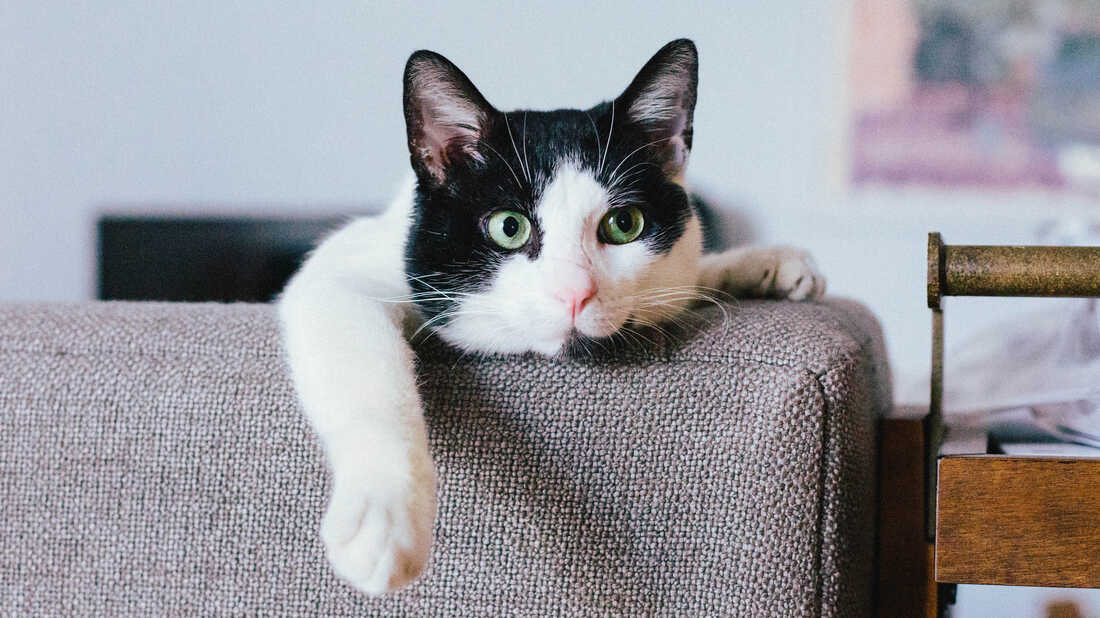
#> input picture cat.jpg, 1100 x 618 px
$ python drawings.py
#> lines starting #> are read from the running program, lines starting #| are printed output that depends on the picture
import cv2 as cv
import numpy as np

blank = np.zeros((500, 500, 3), dtype='uint8')
blank[:] = 0,255,0
cv.circle(blank, (250, 250), 40, (200, 20, 0), thickness=cv.FILLED)
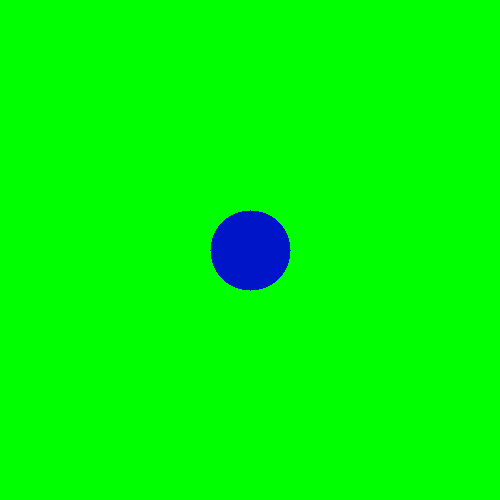
#> blank: shape (500, 500, 3); mean of channels 0, 1, 2 4, 250.3, 0; drawn as B, G, R
cv.line(blank, (30, 350), (300, 35), (0, 0, 150), thickness=3)
cv.putText(blank, 'Ty Real`no pidor//', (220, 321), cv.FONT_HERSHEY_SIMPLEX, 1, (120, 121, 122), 2)
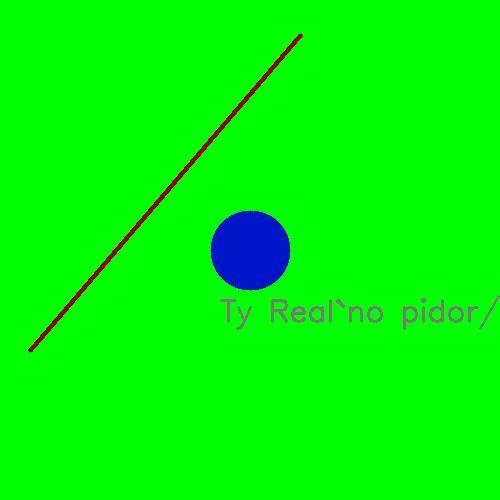
#> blank: shape (500, 500, 3); mean of channels 0, 1, 2 4.9, 247.4, 2; drawn as B, G, R

img = cv.imread("cat.jpg")
#> img is the input picture: shape (618, 1100, 3); mean B, G, R 155.1, 149.5, 150.6
cv.imshow("cat", img)
cv.imshow("Blank", blank)

cv.waitKey(0)
